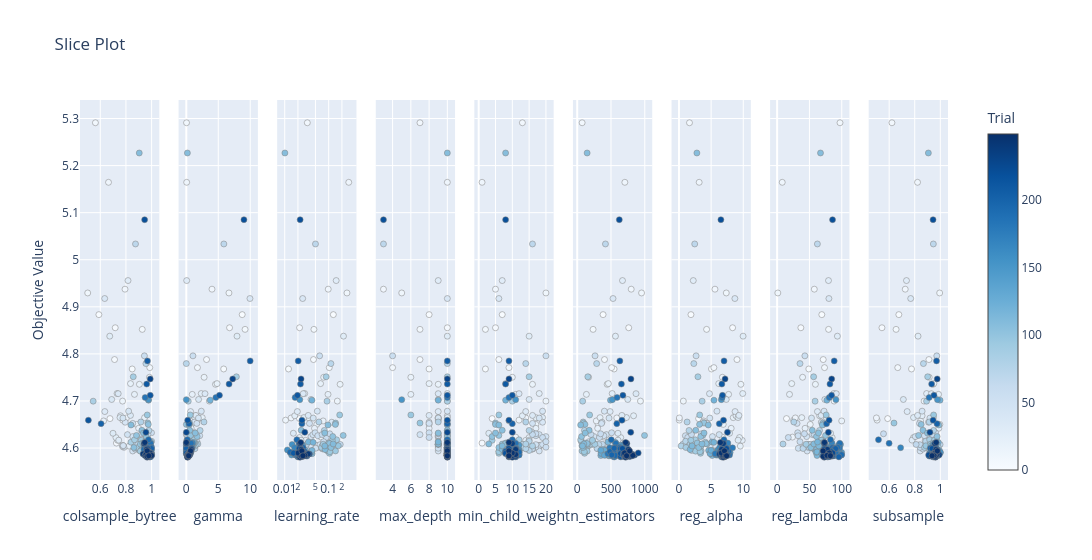

Notebook code for this chart:
### Code cell
# slice plot

optuna.visualization.plot_slice(study)

### Figure 1 — Plotly figure (JSON) as saved in the notebook; plotly's stock layout.template omitted (floating-point values rounded to 4 significant figures; data arrays with more than 128 entries replaced by an {"elided": "..."} marker saying what was removed)
{"data": [{"marker": {"color": {"elided": "250 int values"}, "colorbar": {"title": {"text": "Trial"}, "x": 1, "xpad": 40}, "colorscale": [[0, "rgb(247,251,255)"], [0.125, "rgb(222,235,247)"], [0.25, "rgb(198,219,239)"], [0.375, "rgb(158,202,225)"], [0.5, "rgb(107,174,214)"], [0.625, "rgb(66,146,198)"], [0.75, "rgb(33,113,181)"], [0.875, "rgb(8,81,156)"], [1, "rgb(8,48,107)"]], "line": {"color": "Grey", "width": 0.5}, "showscale": true}, "mode": "markers", "name": "Feasible Trial", "showlegend": false, "type": "scatter", "x": {"elided": "250 float values"}, "xaxis": "x", "y": {"elided": "250 float values"}, "yaxis": "y"}, {"marker": {"color": {"elided": "250 int values"}, "colorbar": {"title": {"text": "Trial"}, "x": 1, "xpad": 40}, "colorscale": [[0, "rgb(247,251,255)"], [0.125, "rgb(222,235,247)"], [0.25, "rgb(198,219,239)"], [0.375, "rgb(158,202,225)"], [0.5, "rgb(107,174,214)"], [0.625, "rgb(66,146,198)"], [0.75, "rgb(33,113,181)"], [0.875, "rgb(8,81,156)"], [1, "rgb(8,48,107)"]], "line": {"color": "Grey", "width": 0.5}, "showscale": false}, "mode": "markers", "name": "Feasible Trial", "showlegend": false, "type": "scatter", "x": {"elided": "250 float values"}, "xaxis": "x2", "y": {"elided": "250 float values"}, "yaxis": "y2"}, {"marker": {"color": {"elided": "250 int values"}, "colorbar": {"title": {"text": "Trial"}, "x": 1, "xpad": 40}, "colorscale": [[0, "rgb(247,251,255)"], [0.125, "rgb(222,235,247)"], [0.25, "rgb(198,219,239)"], [0.375, "rgb(158,202,225)"], [0.5, "rgb(107,174,214)"], [0.625, "rgb(66,146,198)"], [0.75, "rgb(33,113,181)"], [0.875, "rgb(8,81,156)"], [1, "rgb(8,48,107)"]], "line": {"color": "Grey", "width": 0.5}, "showscale": false}, "mode": "markers", "name": "Feasible Trial", "showlegend": false, "type": "scatter", "x": {"elided": "250 float values"}, "xaxis": "x3", "y": {"elided": "250 float values"}, "yaxis": "y3"}, {"marker": {"color": {"elided": "250 int values"}, "colorbar": {"title": {"text": "Trial"}, "x": 1, "xpad": 40}, "colorscale": [[0, "rgb(247,251,255)"], [0.125, "rgb(222,235,247)"], [0.25, "rgb(198,219,239)"], [0.375, "rgb(158,202,225)"], [0.5, "rgb(107,174,214)"], [0.625, "rgb(66,146,198)"], [0.75, "rgb(33,113,181)"], [0.875, "rgb(8,81,156)"], [1, "rgb(8,48,107)"]], "line": {"color": "Grey", "width": 0.5}, "showscale": false}, "mode": "markers", "name": "Feasible Trial", "showlegend": false, "type": "scatter", "x": {"elided": "250 int values"}, "xaxis": "x4", "y": {"elided": "250 float values"}, "yaxis": "y4"}, {"marker": {"color": {"elided": "250 int values"}, "colorbar": {"title": {"text": "Trial"}, "x": 1, "xpad": 40}, "colorscale": [[0, "rgb(247,251,255)"], [0.125, "rgb(222,235,247)"], [0.25, "rgb(198,219,239)"], [0.375, "rgb(158,202,225)"], [0.5, "rgb(107,174,214)"], [0.625, "rgb(66,146,198)"], [0.75, "rgb(33,113,181)"], [0.875, "rgb(8,81,156)"], [1, "rgb(8,48,107)"]], "line": {"color": "Grey", "width": 0.5}, "showscale": false}, "mode": "markers", "name": "Feasible Trial", "showlegend": false, "type": "scatter", "x": {"elided": "250 int values"}, "xaxis": "x5", "y": {"elided": "250 float values"}, "yaxis": "y5"}, {"marker": {"color": {"elided": "250 int values"}, "colorbar": {"title": {"text": "Trial"}, "x": 1, "xpad": 40}, "colorscale": [[0, "rgb(247,251,255)"], [0.125, "rgb(222,235,247)"], [0.25, "rgb(198,219,239)"], [0.375, "rgb(158,202,225)"], [0.5, "rgb(107,174,214)"], [0.625, "rgb(66,146,198)"], [0.75, "rgb(33,113,181)"], [0.875, "rgb(8,81,156)"], [1, "rgb(8,48,107)"]], "line": {"color": "Grey", "width": 0.5}, "showscale": false}, "mode": "markers", "name": "Feasible Trial", "showlegend": false, "type": "scatter", "x": {"elided": "250 int values"}, "xaxis": "x6", "y": {"elided": "250 float values"}, "yaxis": "y6"}, {"marker": {"color": {"elided": "250 int values"}, "colorbar": {"title": {"text": "Trial"}, "x": 1, "xpad": 40}, "colorscale": [[0, "rgb(247,251,255)"], [0.125, "rgb(222,235,247)"], [0.25, "rgb(198,219,239)"], [0.375, "rgb(158,202,225)"], [0.5, "rgb(107,174,214)"], [0.625, "rgb(66,146,198)"], [0.75, "rgb(33,113,181)"], [0.875, "rgb(8,81,156)"], [1, "rgb(8,48,107)"]], "line": {"color": "Grey", "width": 0.5}, "showscale": false}, "mode": "markers", "name": "Feasible Trial", "showlegend": false, "type": "scatter", "x": {"elided": "250 float values"}, "xaxis": "x7", "y": {"elided": "250 float values"}, "yaxis": "y7"}, {"marker": {"color": {"elided": "250 int values"}, "colorbar": {"title": {"text": "Trial"}, "x": 1, "xpad": 40}, "colorscale": [[0, "rgb(247,251,255)"], [0.125, "rgb(222,235,247)"], [0.25, "rgb(198,219,239)"], [0.375, "rgb(158,202,225)"], [0.5, "rgb(107,174,214)"], [0.625, "rgb(66,146,198)"], [0.75, "rgb(33,113,181)"], [0.875, "rgb(8,81,156)"], [1, "rgb(8,48,107)"]], "line": {"color": "Grey", "width": 0.5}, "showscale": false}, "mode": "markers", "name": "Feasible Trial", "showlegend": false, "type": "scatter", "x": {"elided": "250 float values"}, "xaxis": "x8", "y": {"elided": "250 float values"}, "yaxis": "y8"}, {"marker": {"color": {"elided": "250 int values"}, "colorbar": {"title": {"text": "Trial"}, "x": 1, "xpad": 40}, "colorscale": [[0, "rgb(247,251,255)"], [0.125, "rgb(222,235,247)"], [0.25, "rgb(198,219,239)"], [0.375, "rgb(158,202,225)"], [0.5, "rgb(107,174,214)"], [0.625, "rgb(66,146,198)"], [0.75, "rgb(33,113,181)"], [0.875, "rgb(8,81,156)"], [1, "rgb(8,48,107)"]], "line": {"color": "Grey", "width": 0.5}, "showscale": false}, "mode": "markers", "name": "Feasible Trial", "showlegend": false, "type": "scatter", "x": {"elided": "250 float values"}, "xaxis": "x9", "y": {"elided": "250 float values"}, "yaxis": "y9"}], "layout": {"title": {"text": "Slice Plot"}, "width": 2700, "xaxis": {"anchor": "y", "domain": [0, 0.09136], "title": {"text": "colsample_bytree"}}, "xaxis2": {"anchor": "y2", "domain": [0.1136, 0.2049], "title": {"text": "gamma"}}, "xaxis3": {"anchor": "y3", "domain": [0.2272, 0.3185], "title": {"text": "learning_rate"}, "type": "log"}, "xaxis4": {"anchor": "y4", "domain": [0.3407, 0.4321], "title": {"text": "max_depth"}}, "xaxis5": {"anchor": "y5", "domain": [0.4543, 0.5457], "title": {"text": "min_child_weight"}}, "xaxis6": {"anchor": "y6", "domain": [0.5679, 0.6593], "title": {"text": "n_estimators"}}, "xaxis7": {"anchor": "y7", "domain": [0.6815, 0.7728], "title": {"text": "reg_alpha"}}, "xaxis8": {"anchor": "y8", "domain": [0.7951, 0.8864], "title": {"text": "reg_lambda"}}, "xaxis9": {"anchor": "y9", "domain": [0.9086, 1], "title": {"text": "subsample"}}, "yaxis": {"anchor": "x", "domain": [0, 1], "title": {"text": "Objective Value"}}, "yaxis2": {"anchor": "x2", "domain": [0, 1], "matches": "y", "showticklabels": false}, "yaxis3": {"anchor": "x3", "domain": [0, 1], "matches": "y", "showticklabels": false}, "yaxis4": {"anchor": "x4", "domain": [0, 1], "matches": "y", "showticklabels": false}, "yaxis5": {"anchor": "x5", "domain": [0, 1], "matches": "y", "showticklabels": false}, "yaxis6": {"anchor": "x6", "domain": [0, 1], "matches": "y", "showticklabels": false}, "yaxis7": {"anchor": "x7", "domain": [0, 1], "matches": "y", "showticklabels": false}, "yaxis8": {"anchor": "x8", "domain": [0, 1], "matches": "y", "showticklabels": false}, "yaxis9": {"anchor": "x9", "domain": [0, 1], "matches": "y", "showticklabels": false}}}
